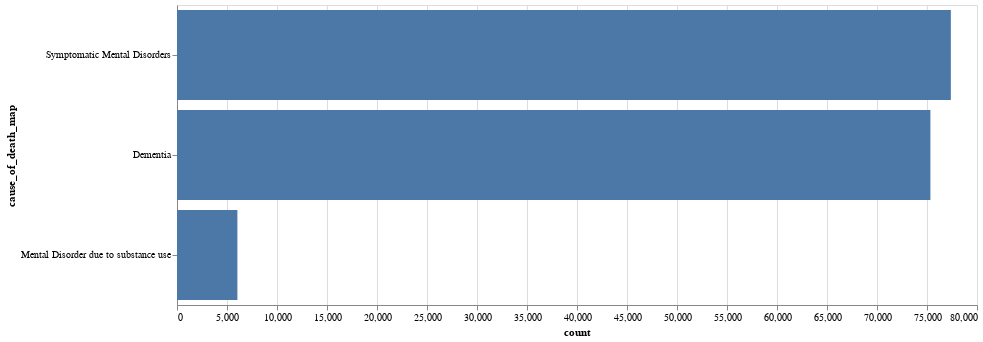

Notebook source saved alongside this figure:
### Code cell
# Head value will return top x based on counts
top_x = mbd.groupby("cause_of_death_map").agg({"count" : "sum"}).reset_index().sort_values("count", ascending=False).reset_index(drop=True)

alt.Chart(top_x).mark_bar().encode(
    y=alt.Y("cause_of_death_map", sort=alt.SortField("sum", "count", order="descending")),
    x="count",
    tooltip=top_x.columns.tolist()
).properties(
    width=800
)

### Figure 1 — Vega-Lite specification as saved in the notebook (floating-point values rounded to 4 significant figures)
{"$schema": "https://vega.github.io/schema/vega-lite/v2.4.3.json", "config": {"view": {"height": 300, "width": 400}}, "data": {"values": [{"cause_of_death_map": "Symptomatic Mental Disorders", "count": 77385}, {"cause_of_death_map": "Dementia", "count": 75340}, {"cause_of_death_map": "Mental Disorder due to substance use", "count": 6039}]}, "encoding": {"tooltip": [{"field": "cause_of_death_map", "type": "nominal"}, {"field": "count", "type": "quantitative"}], "x": {"field": "count", "type": "quantitative"}, "y": {"field": "cause_of_death_map", "sort": {"field": "count", "op": "sum", "order": "descending"}, "type": "nominal"}}, "mark": "bar", "width": 800}
